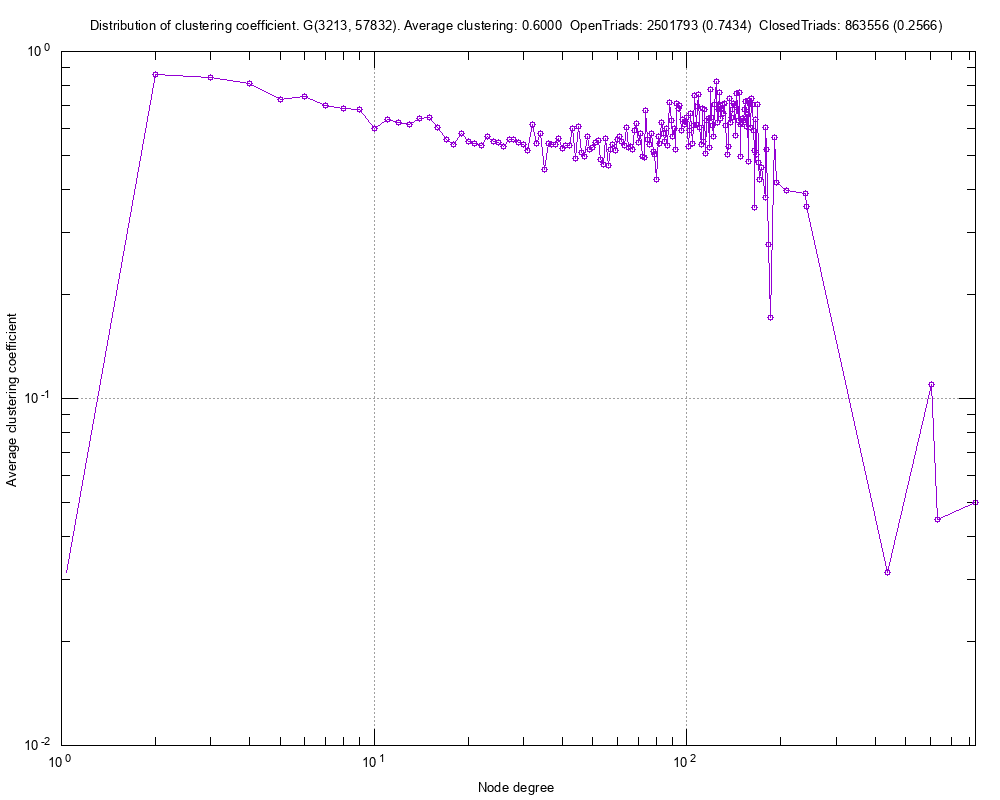

The script that saved this image:
#
# Distribution of clustering coefficient. G(3213, 57832). Average clustering: 0.6000  OpenTriads: 2501793 (0.7434)  ClosedTriads: 863556 (0.2566) (Thu Oct 22 16:09:30 2020)
#

set title "Distribution of clustering coefficient. G(3213, 57832). Average clustering: 0.6000  OpenTriads: 2501793 (0.7434)  ClosedTriads: 863556 (0.2566)"
set key bottom right
set logscale xy 10
set format x "10^{%L}"
set mxtics 10
set format y "10^{%L}"
set mytics 10
set grid
set xlabel "Node degree"
set ylabel "Average clustering coefficient"
set tics scale 2
set terminal png font arial 10 size 1000,800
set output 'ccf.clustering_coefficient_facebook.elist.png'
plot 	"ccf.clustering_coefficient_facebook.elist.tab" using 1:2 title "" with linespoints pt 6
